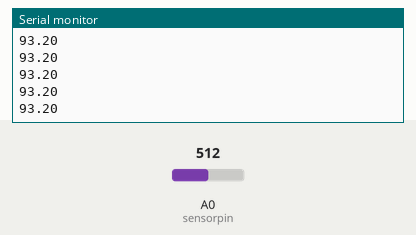
Simulated run of this sketch. Board: Arduino Uno, built with avr-gcc and run on an emulated ATmega328P. On the bench: the last lines printed to the serial monitor. The inputs (shaded band) are chosen by the test bench; at power-on: A0 (sensorpin) = 512.

Above: at 1.2 s.
1.3 s: A0 (sensorpin) set to 716
At 1.31 s:
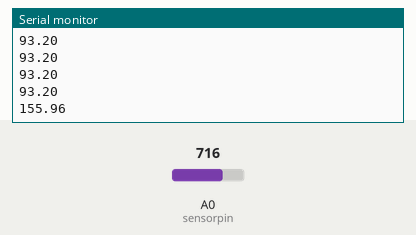
2.8 s: A0 (sensorpin) set to 900
At 2.82 s:
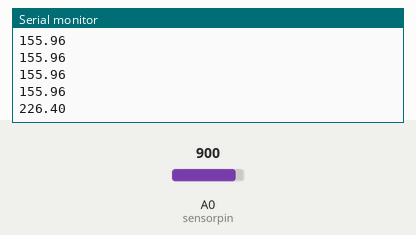
Timing chart, 0 to 5.8 s (numbered marks = the images above; inputs shaded):
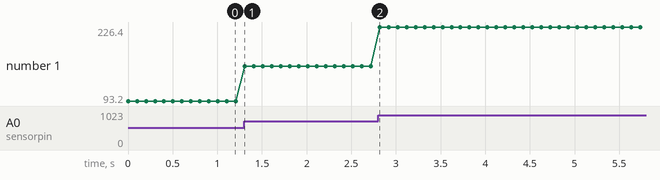

The sketch:

ir_sensor.ino
```cpp
int sensorpin = 0;                 // analog pin used to connect the sharp sensor
double val = 0;                 // variable to store the values from sensor(initially zero)

void setup()
{
  Serial.begin(9600);               // starts the serial monitor
}

void loop()
{
  val = analogRead(sensorpin);   // reads the value of the sharp sensor
  val =  0.0001936428309 * val *val + 0.06987226424 * val - 14.32575223; //conversion to mm
  val += 20.98909091;            //offset
  Serial.println(val);           // prints the value of the sensor to the serial monitor
  delay(100);                    //delay so that measurements can be more easily read (visually in monitor)
}
```

Measured:
- after the input at 1.3 s, the serial monitor: prints a new line at once (image 1)
- after the input at 2.8 s, the serial monitor: prints a new line at once (image 2)
- plotted number 1: 93.2 → 155.96 after the input at 1.3 s, 155.96 → 226.4 after the input at 2.8 s
